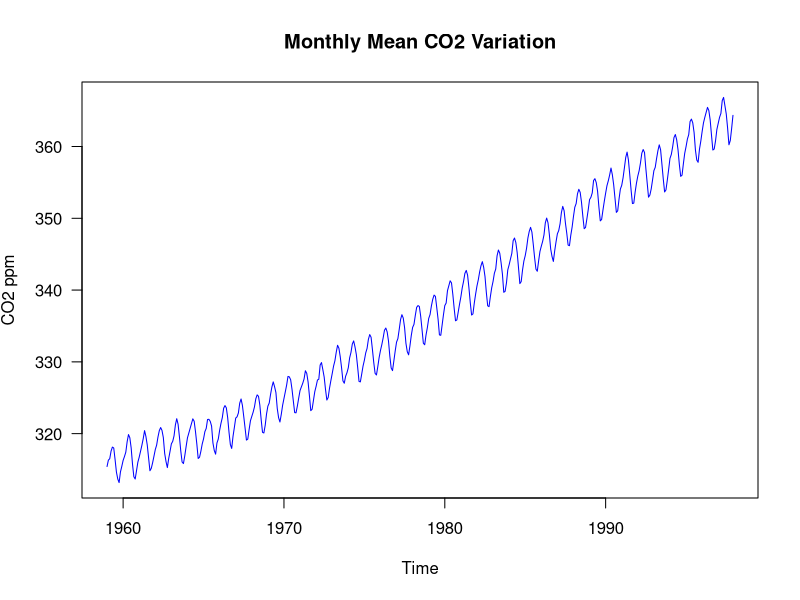
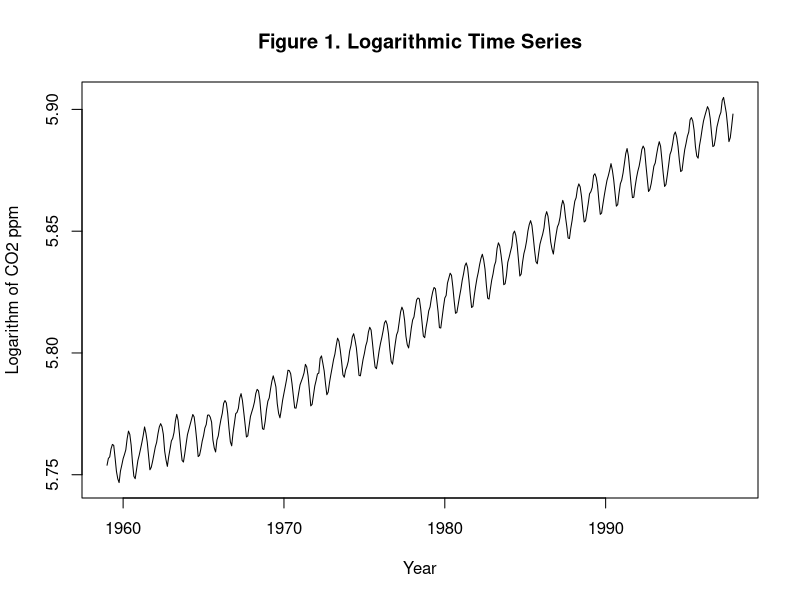
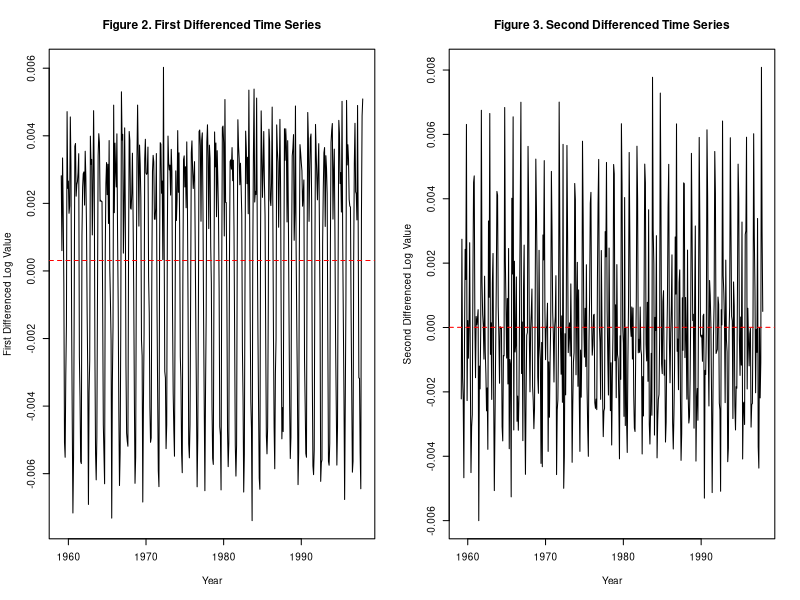
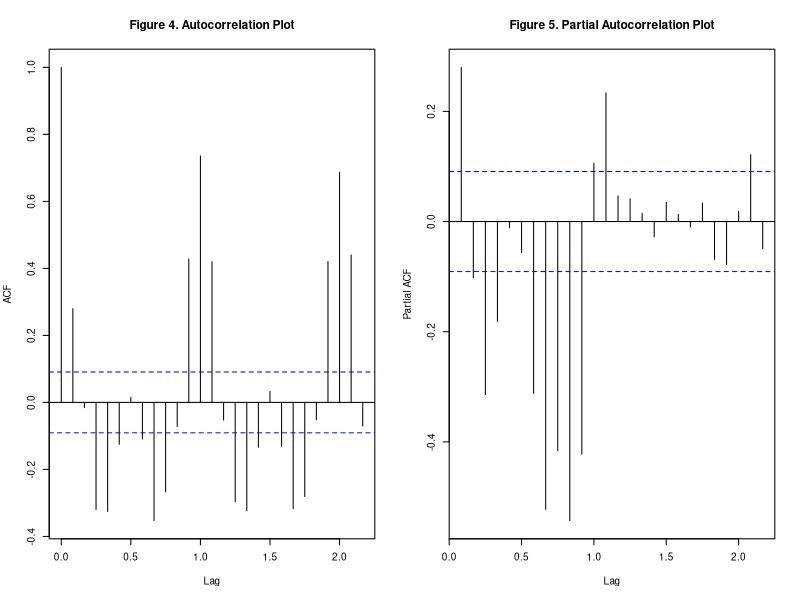
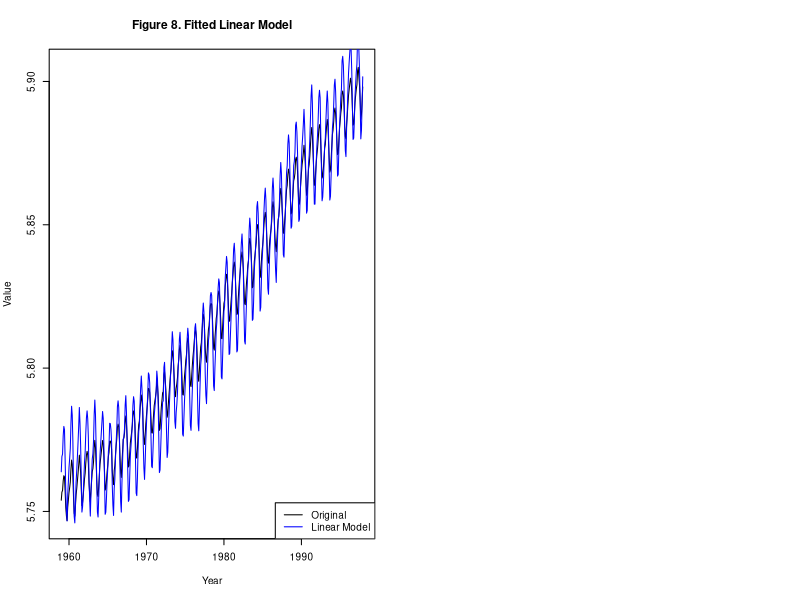
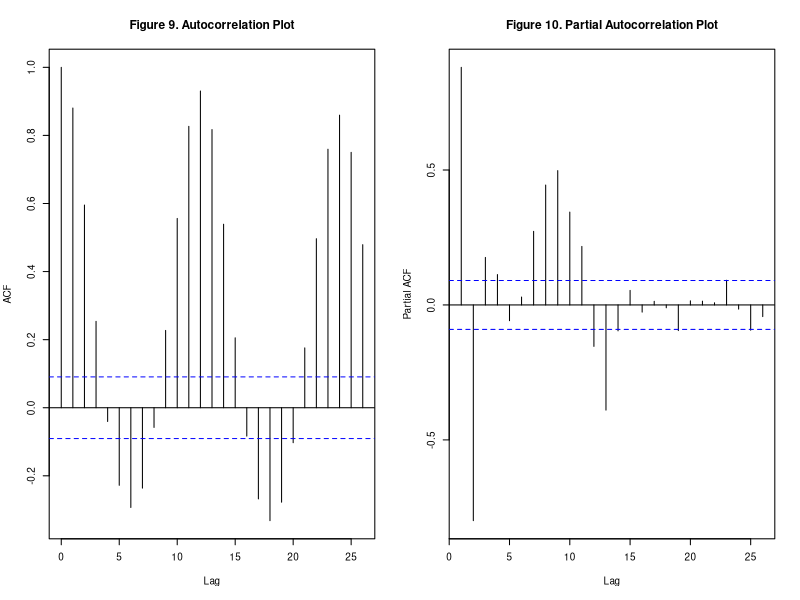
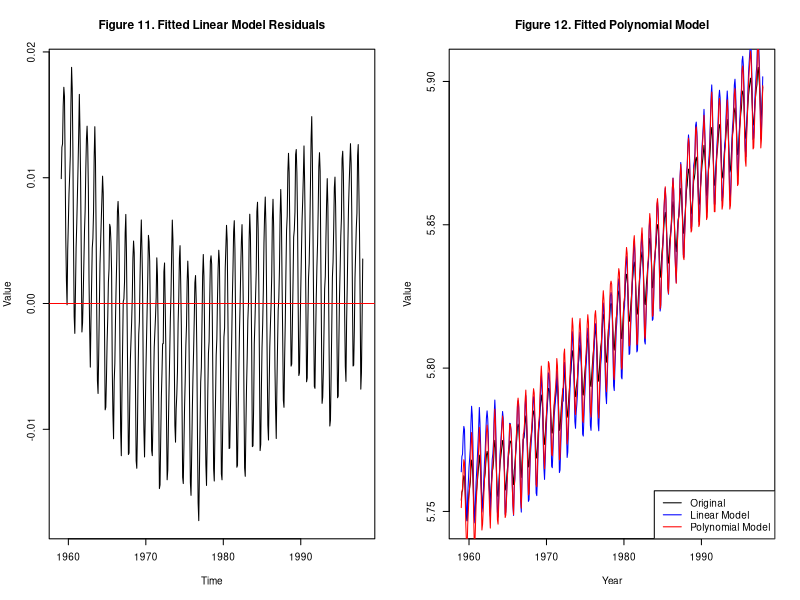
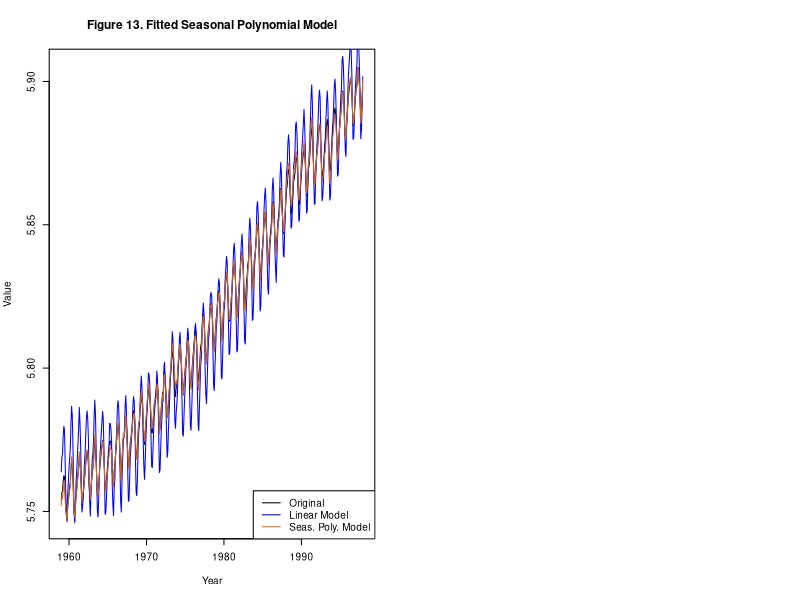

Recreate these plots in R, in order. (Note: a time limit stopped this script after it produced the figures.)
## ---- chunk 1
plot(co2, ylab = expression("CO2 ppm"), col = 'blue', las = 1)
title(main = "Monthly Mean CO2 Variation")
## ---- chunk 2
library(forecast)
library(ggplot2)
library(dplyr)
library(lubridate)
library(zoo)
## ---- chunk 3
d <- log(co2)

plot(d, xlab = "Year", ylab = "Logarithm of CO2 ppm",
     main = "Figure 1. Logarithmic Time Series", type = "l")
## ---- chunk 4
d1 <- diff(d)
d2 <- diff(d1)

par(mfrow = c(1, 2), cex = 0.6)
plot(d1, xlab = "Year", ylab = "First Differenced Log Value",
     main = "Figure 2. First Differenced Time Series", type = "l")
abline(h = mean(d1), lty = 2, col = "red")
plot(d2, xlab = "Year", ylab = "Second Differenced Log Value",
     main = "Figure 3. Second Differenced Time Series", type = "l")
abline(h = mean(d2), lty = 2, col = "red")
## ---- chunk 5
par(mfrow = c(1, 2), cex = 0.6)
plot(acf(d2, plot = FALSE), main = "")
title("Figure 4. Autocorrelation Plot")
plot(pacf(d2, plot = FALSE), main = "")
title("Figure 5. Partial Autocorrelation Plot")
## ---- chunk 6
Time <- time(d)
linear_model <- lm(d ~ Time)

plot(d, xlab = "Year", ylab = "Value", main = "Figure 8. Fitted Linear Model",
     type = "l")
lines(d + linear_model$resid, col = "blue") 
legend('bottomright', legend=c("Original", "Linear Model"), col=c("black","blue"),
       lty=1)
## ---- chunk 7
par(mfrow = c(1, 2), cex = 0.6)
plot(acf(linear_model$residuals, plot = FALSE), main = "")
title("Figure 9. Autocorrelation Plot")
plot(pacf(linear_model$residuals, plot = FALSE), main = "")
title("Figure 10. Partial Autocorrelation Plot")
## ---- chunk 8
plot(linear_model$residuals, 
     xlab = "Time", ylab = "Value", xaxt = "n",
     main = "Figure 11. Fitted Linear Model Residuals", type = "l")
axis(1, at=c(12,132,252,372), labels=c(1960, 1970, 1980, 1990))
abline(h = mean(linear_model$resid), col = "red")
## ---- chunk 9
poly_model <- lm(d ~ Time + I(Time^2) + I(Time^3))

plot(d, xlab = "Year", ylab = "Value", main = "Figure 12. Fitted Polynomial Model",
     type = "l")
lines(d + linear_model$resid, col = "blue", cex = 0.6)
lines(d + poly_model$resid, col = "red", cex = 0.6)
legend('bottomright', 
       legend = c("Original", "Linear Model", "Polynomial Model"),
       col=c("black","blue","red"), lty=1)
## ---- chunk 10
poly_dummy_model <- tslm(formula = d ~ 0 + trend + I(trend^2) + 
                           I(trend^3) + season)

plot(d, xlab = "Year", ylab = "Value", 
     main = "Figure 13. Fitted Seasonal Polynomial Model", type = "l")
lines(d + linear_model$resid, col = "blue", cex = 0.6)
lines(d + poly_dummy_model$resid, col = "chocolate", cex = 0.6)
legend('bottomright', 
       legend = c("Original", "Linear Model", "Seas. Poly. Model"),
       col=c("black","blue","chocolate"), lty=1)
## ---- chunk 11
par(mfrow = c(1, 2), cex = 0.6)
plot(acf(poly_dummy_model$residuals, plot = FALSE), main = "")
title("Figure 14. Autocorrelation Plot")
plot(pacf(poly_dummy_model$residuals, plot = FALSE), main = "")
title("Figure 15. Partial Autocorrelation Plot")
## ---- chunk 12
plot(poly_dummy_model$residuals, 
     xlab = "Time", ylab = "Value", xaxt = "n",
     main = "Figure 16. Seasonal Polynomial Model Residuals", type = "l")
axis(1, at=c(12,132,252,372), labels=c(1960, 1970, 1980, 1990))
abline(h = mean(poly_dummy_model$resid), col = "red")
## ---- chunk 13
# make predictions 20 years from end of time series
predictions1 <- forecast(poly_dummy_model, h = 240)
pred.ts <- ts(predictions1$mean, start=c(1998,1), frequency=12)
ci.df <- data.frame(avg=predictions1$mean, upr=predictions1$upper[,2],
                    lwr=predictions1$lower[,2])

ggplot() +
  geom_line(data = d, aes(x = time(d), y = d, 
                          colour = "Original Values")) +
  geom_line(data=pred.ts, aes(x=time(pred.ts), y=pred.ts, 
                              colour="Forecasted Values")) +
  geom_line(aes(x = 1959+(1:(39*12))/12, 
                         y = d + poly_dummy_model$residuals, 
                colour="Fitted Values")) +
  geom_ribbon(data=ci.df, aes(x=time(pred.ts),
                              ymin=lwr, ymax=upr), alpha=0.5) +
  labs(y = "Value", x = "Year", title = "Figure 17. Polynomial Model Forecasts") 
## ---- chunk 14
d_non_seas <- diff(d2, lag = 12)
d_seas <- d2 - d_non_seas

par(mfrow = c(2, 2), cex = 0.6)
plot(acf(d_non_seas, plot = FALSE), main = "")
title("Figure 18. Non-Seasonal ACF")
plot(pacf(d_non_seas, plot = FALSE), main = "")

title("Figure 19. Non-Seasonal PACF")
plot(acf(d_seas, plot = FALSE), main = "")
title("Figure 20. Seasonal ACF")
plot(pacf(d_seas, plot = FALSE), main = "")
title("Figure 21. Seasonal PACF")
## ---- chunk 15
# placeholders
aic <- 0
arima_model <- NA

for (p in 1:3) { 
  for (q in 0:1) {
    for (d_arima in 1:2) {
      model <- try(arima(d[], order = c(p,d_arima,q),
                     seasonal = list(order = c(p, d_arima, q), period = 12)),
                   silent = TRUE)
      if (length(model) > 1) {
        if (model$aic < aic) {
          d_model <- d_arima
          aic <- model$aic
          arima_model <- model
        }
      }
    }
  }
}

cat("Order of Differencing:", d_model, "\n")

print(arima_model$coef)
## ---- chunk 16
arima_model <- arima(d, order = c(2, 1, 1), 
                     seasonal = list(order = c(2,1,1)))

plot(d, xlab = "Year", ylab = "Value", 
     main = "Figure 22. Fitted SARIMA Model", type = "l")
lines(d + arima_model$resid, col = "red", cex = 0.6)
legend('bottomright', 
       legend = c("Original", "SARIMA Model"),
       col=c("black","red"), lty=1)
## ---- chunk 17
plot(arima_model$residuals, 
     xlab = "Time", ylab = "Value", xaxt = "n",
     main = "Figure 23. SARIMA Model Residuals", type = "l")
axis(1, at=c(12,132,252,372), labels=c(1960, 1970, 1980, 1990))
abline(h = mean(arima_model$resid), col = "red")
## ---- chunk 18
# make predictions 20 years from end of time series
predictions2 <- forecast(arima_model, h = 240)
pred2.ts <- ts(predictions2$mean, start=c(1998,1), frequency=12)
ci.df2 <- data.frame(avg=predictions2$mean, upr=predictions2$upper[,2],
                    lwr=predictions2$lower[,2])

ggplot() +
  geom_line(data=pred2.ts, aes(x=time(pred2.ts), y=pred2.ts, 
                              colour="Forecasted Values")) +
  geom_line(aes(x = 1959+(1:(39*12))/12, 
                         y = d + arima_model$residuals, 
                colour="Fitted Values")) +
  geom_ribbon(data=ci.df2, aes(x=time(pred2.ts),
                              ymin=lwr, ymax=upr), alpha=0.5) +
  labs(y = "Value", x = "Year", title = "Figure 24. SARIMA Model Forecast") 
## ---- chunk 19
# Read table skipping all the irrelevant text
w <- read.table("co2_weekly_mlo.txt", skip=47)

#rename columns
colnames(w) <- c("yr", "mon", "day", "decimal", "ppm", 
                 "no.days", "1yr", "10yr", "since.1800")

# Merge 
w <- w %>%
  mutate(date = make_date(yr, mon, day))
## ---- chunk 20
# First drop irrelevant columns
w2 <- w[c('date','ppm')]

subset(w2, w2$ppm==-999.99)
## ---- chunk 21
# recursively replace consecutive series of missing values
for (i in 1:(length(w2[,2])-1)) {
   if (w2[,2][i+1]==-999.99) {w2[,2][i+1]<- w2[,2][i]}
 }
## ---- chunk 22
ts1 <- ts(w2$ppm, start=c(1974, 5), frequency=52)

plot(ts1, main="Figure 25. Real Time Series with Imputed Missing Values",
     ylab=expression("CO2 ppm"), col="darkgreen")
## ---- chunk 23
decomp.ts1 <- decompose(ts1, type="additive")
plot(decomp.ts1$seasonal, 
     main="Figure 26. Seasonal Component of Real Time Series",
     ylab="Deviation")
## ---- chunk 24
ts1.d1 <- diff(ts1)
ts1.d2 <- diff(ts1.d1)

par(mfrow = c(1, 2), cex = 0.6)
plot(ts1.d1, xlab = "Year", ylab = "First Differenced Value",
     main = "Figure 27. First Differenced Real Time Series", type = "l")
abline(h = mean(d1), lty = 2, col = "red")
plot(ts1.d2, xlab = "Year", ylab = "Second Differenced Value",
     main = "Figure 28. Second Differenced Real Time Series", type = "l")
abline(h = mean(d2), lty = 2, col = "red")
## ---- chunk 25
par(mfrow = c(1, 2), cex = 0.6)
plot(acf(ts1.d2, plot = FALSE), main = "")
title("Figure 29. Autocorrelation Plot")
plot(pacf(ts1.d2, plot = FALSE), main = "")
title("Figure 30. Partial Autocorrelation Plot")
## ---- chunk 26
fmt <- "%Y-%m-%d"
w3 <- aggregate(w2["ppm"], list(Date = as.yearmon(w2$date, fmt)), mean)
ts2 <- ts(subset(w3, w3$Date >= "Jan 1997")$ppm, start=c(1997,1), frequency=12)

plot(ts2, main="Figure 31. Aggregated (Monthly) Time Series From 1997", 
     ylab=expression("CO2 ppm"), col="darkgreen")
## ---- chunk 27
ts3 <- ts(subset(w3, w3$Date >= "Jan 1998" & w3$Date <= "Dec 2017")$ppm, 
          start=c(1998,1), frequency=12)
p.ts <- ts(exp(predictions1$mean), start=c(1998,1), frequency=12)
p.ts2 <- ts(exp(predictions2$mean), start=c(1998,1), frequency=12)
months <- as.Date(subset(w3$Date, w3$Date >= "Jan 1998" & 
                           w3$Date <= "Dec 2017"))

ggplot() +
  geom_line(data=ts3, aes(x=months, y=ts3, color="Actual")) +
  geom_line(data=p.ts, aes(x=months, y=p.ts, color="Polynomial")) + 
  geom_line(data=p.ts2, aes(x=months, y=p.ts2, color="SARIMA")) + 
  ggtitle("Figure 32. Predicted (Polynomial & SARIMA) vs. Actual CO2 Values") +
  labs(x="Date", y="CO2 (ppm)")
## ---- chunk 28
poly.acc <- accuracy(p.ts, ts3)
sarima.acc <- accuracy(p.ts2, ts3)
poly.acc
sarima.acc
## ---- chunk 29
train <- subset(w3, w3$Date <= "Jun 2019")
test <- subset(w3, w3$Date > "Jun 2019")

train.ts <- ts(train$ppm, start=c(1974, 5), frequency=12)
test.ts <- ts(test$ppm, start=c(2019, 6), frequency=12)
## ---- chunk 30
d_non_seas <- diff(train.ts, lag = 12)
d_seas <- train.ts - d_non_seas

par(mfrow = c(2, 2), cex = 0.6)
plot(acf(d_non_seas, plot = FALSE), main = "")
title("Figure 33. Non-Seasonal ACF")
plot(pacf(d_non_seas, plot = FALSE), main = "")
title("Figure 34. Non-Seasonal PACF")
plot(acf(d_seas, plot = FALSE), main = "")
title("Figure 35. Seasonal ACF")
plot(pacf(d_seas, plot = FALSE), main = "")
title("Figure 36. Seasonal PACF")
## ---- chunk 31
params <- list()
aics <- list()

for (p in 0:2) { 
  for (q in 0:2) {
    for (d in 1:2) {
      for (P in 0:2) {
        for (Q in 0:2) {
          for (D in 1:2) {
            model <- try(arima(train.ts, order=c(p,q,d), 
                               seasonal=list(order=c(P,D,Q), 
                                             period=12), method="ML"), 
                         silent=T)
            params <- append(params, paste(p,d,q,P,D,Q))
            default <- NULL
            aic <- try(default <- model$aic, silent=T)
            aics <- append(aics, aic)
              }
            }
          }
        }
      }
    }
 
## ---- chunk 32
aics2 <- as.numeric(unlist(aics))
min <- ifelse(!all(is.na(aics2)), min(aics2, na.rm=T), NA)
index <- which(aics2==min)
## ---- chunk 33
f.md <- arima(train.ts, order=c(1,1,1), seasonal=list(order=c(0,1,1), period=12))

plot(train.ts, xlab = "Year", ylab = "Value", 
     main = "Figure 37. Fitted Best Performing SARIMA Model", type = "l")
lines(train.ts + f.md$resid, col = "orange", cex = 0.5)
legend('bottomright', 
       legend = c("Original", "SARIMA Model"),
       col=c("black","orange"), lty=1)
## ---- chunk 34
par(mfrow = c(1, 2), cex = 0.6)
plot(f.md$residuals, 
     xlab = "Time", ylab = "Value", xaxt = "n",
     main = "Figure 38. Best Performing SARIMA Model Residuals", type = "l")
axis(1, at=c(12,132,252,372), labels=c(1960, 1970, 1980, 1990))
abline(h = mean(f.md$resid), col = "red")
plot(hist(f.md$residuals, plot = FALSE), xlab = "Residual Value",
     main="Figure 39. Histogram of Residuals")
## ---- chunk 35
fitteds <- train.ts + f.md$residuals
isa <- accuracy(fitteds, train.ts)
isa
## ---- chunk 36
f1 <- forecast(f.md, h=24)
f.ts <- ts(f1$mean, start=c(2019,7), frequency=12)

autoplot(f1) +
  ggtitle("Figure 40. Forecasts from Best Fitting ARIMA Model") +
  labs(y="CO2 (ppm)", x="Date")

ggplot() +
  geom_line(data=test.ts, aes(x=time(test.ts), y=test.ts, color="Actual")) +
  geom_line(data=f.ts, aes(x=time(test.ts), y=f.ts, color="SARIMA")) + 
  labs(x="Date", y="CO2 (ppm)") + 
  ggtitle("Figure 41. Comparison of Predicted Vs. Actual Values")
## ---- chunk 37
accf1 <- accuracy(f.ts, test.ts)
accf1
## ---- chunk 38
f2 <- forecast(f.md, h=967)
f2df <- data.frame(f2)

autoplot(f2) +
  geom_hline(yintercept = 450, linetype="dotted", color='red') +
  ggtitle("Figure 42. SARIMA 967 Month Forecast") +
  labs(x="Time", y="CO2 (ppm)")
